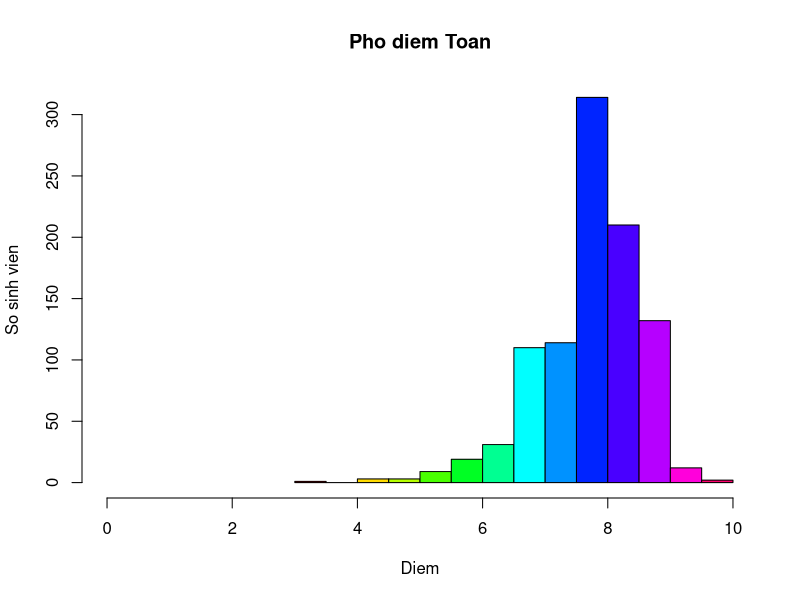
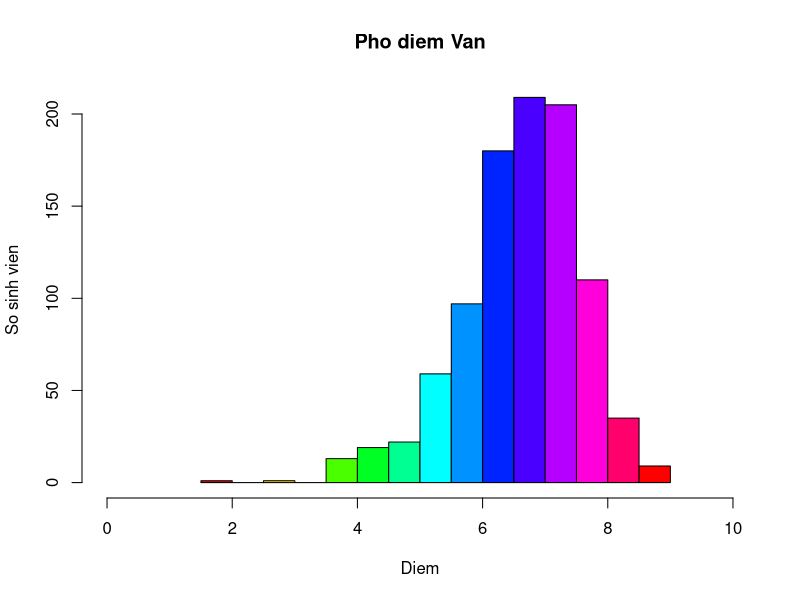
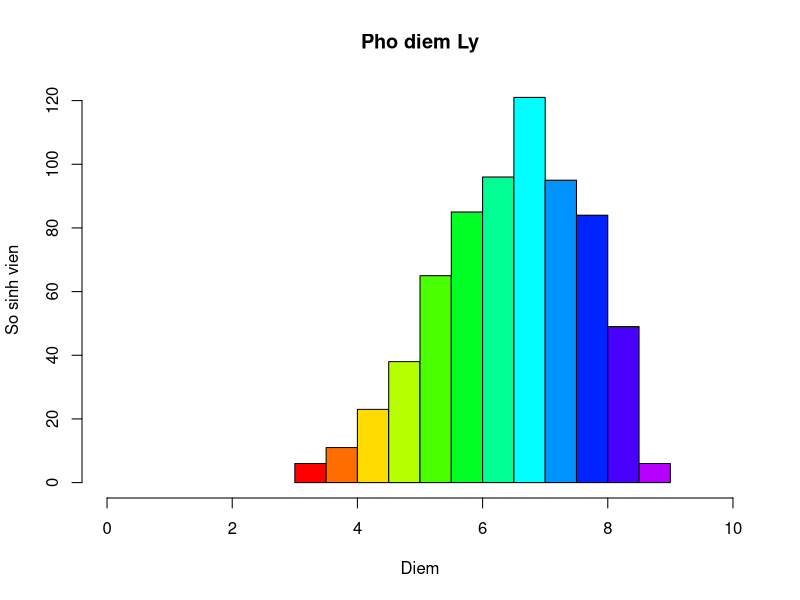
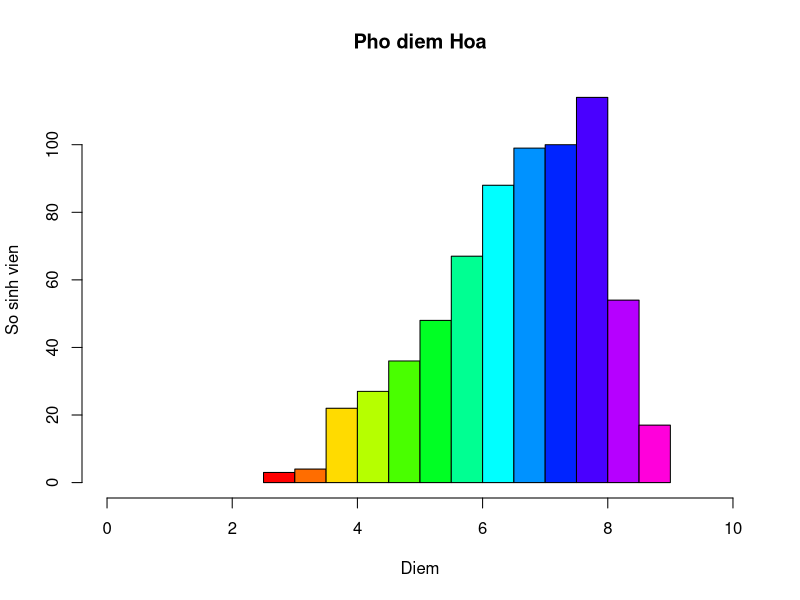
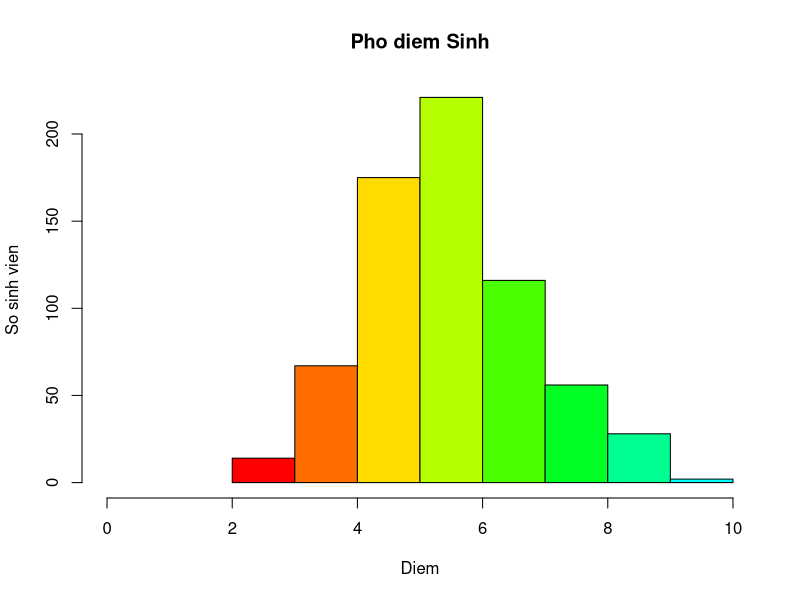
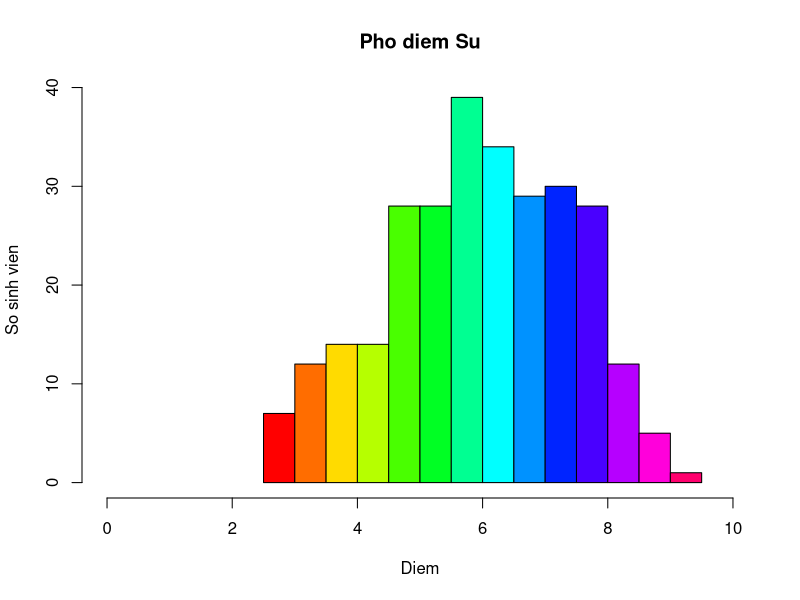
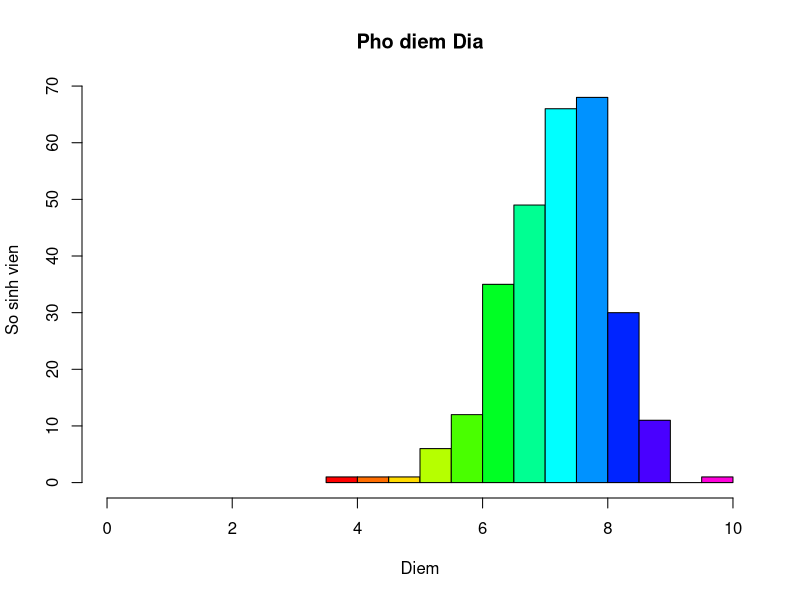
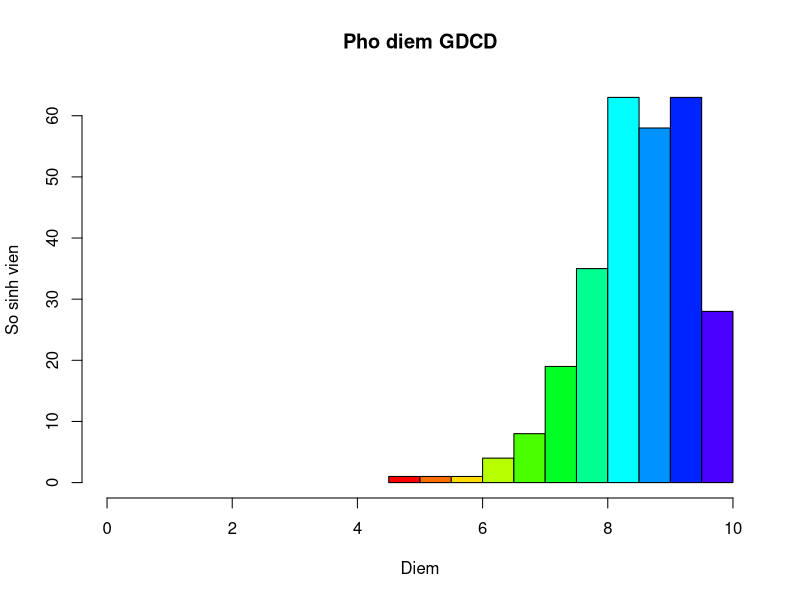

Write R code to recreate these figures, in order.
## ---- chunk 1
library(tidyverse)
library(dplyr)
library(ggplot2)
## ---- chunk 2
score_data<-read.csv("hcm.csv")
head(score_data)
## ---- chunk 3
score_data$X <- NULL
score_data$groupCode <-NULL
## ---- chunk 4
cols<-c("TOAN","VAN","LY","HOA","SINH","SU","DIA","GDCD")
nn1<-filter(score_data,CODE_NGOAINGU=="N1")
nn6<-filter(score_data,CODE_NGOAINGU=="N6")
colnames(nn1)[colnames(nn1)=="NGOAINGU"]<-"NN1"
colnames(nn6)[colnames(nn6)=="NGOAINGU"]<-"NN6"

summary(score_data[cols])
summary(nn1["NN1"])
summary(nn6["NN6"])

## ---- chunk 5
cols_group<-c("HKTN","HKXH","A00","B00","C00","D01","A01")
summary(score_data[cols_group])
## ---- chunk 6

hist(score_data$TOAN,main="Pho diem Toan",xlab="Diem",ylab="So sinh vien",
     xlim=c(0,10),col=rainbow(14))

hist(score_data$VAN,main="Pho diem Van",xlab="Diem",ylab="So sinh vien",
     xlim=c(0,10),col=rainbow(14))

hist(score_data$LY,main="Pho diem Ly",xlab="Diem",ylab="So sinh vien",
     xlim=c(0,10),col=rainbow(14))

hist(score_data$HOA,main="Pho diem Hoa",xlab="Diem",ylab="So sinh vien",
     xlim=c(0,10),col=rainbow(14))

hist(score_data$SINH,main="Pho diem Sinh",xlab="Diem",ylab="So sinh vien",
     xlim=c(0,10),col=rainbow(14))

hist(score_data$SU,main="Pho diem Su",xlab="Diem",ylab="So sinh vien",
     xlim=c(0,10),col=rainbow(14))

hist(score_data$DIA,main="Pho diem Dia",xlab="Diem",ylab="So sinh vien",
     xlim=c(0,10),col=rainbow(14))

hist(score_data$GDCD,main="Pho diem GDCD",xlab="Diem",ylab="So sinh vien",
     xlim=c(0,10),col=rainbow(14))

hist(nn1$NN1,main="Pho diem NN1 (Anh van)",xlab="Diem",ylab="So sinh vien",
     xlim=c(0,10),col=rainbow(14))

hist(nn6$NN6,main="Pho diem NN6 (Tieng Nhat)",xlab="Diem",ylab="So sinh vien",
     xlim=c(0,10),col=rainbow(14))
## ---- chunk 7
hist(score_data$HKTN,main="Pho diem KHTN",xlab="Diem",ylab="So sinh vien",col=rainbow(14))

hist(score_data$HKXH,main="Pho diem KHXH",xlab="Diem",ylab="So sinh vien",col=rainbow(14))

hist(score_data$A00,main="Pho diem Khoi A00",xlab="Diem",ylab="So sinh vien",col=rainbow(14))

hist(score_data$A01,main="Pho diem Khoi A01",xlab="Diem",ylab="So sinh vien",col=rainbow(14))

hist(score_data$B00,main="Pho diem Khoi B00",xlab="Diem",ylab="So sinh vien",col=rainbow(14))

hist(score_data$C00,main="Pho diem Khoi C00",xlab="Diem",ylab="So sinh vien",col=rainbow(14))

hist(score_data$D01,main="Pho diem Khoi D01",xlab="Diem",ylab="So sinh vien",col=rainbow(14))
